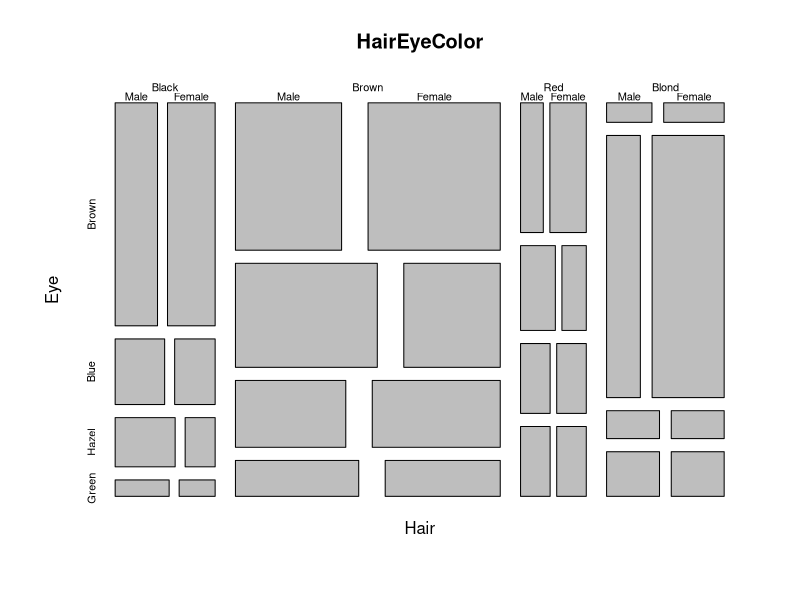
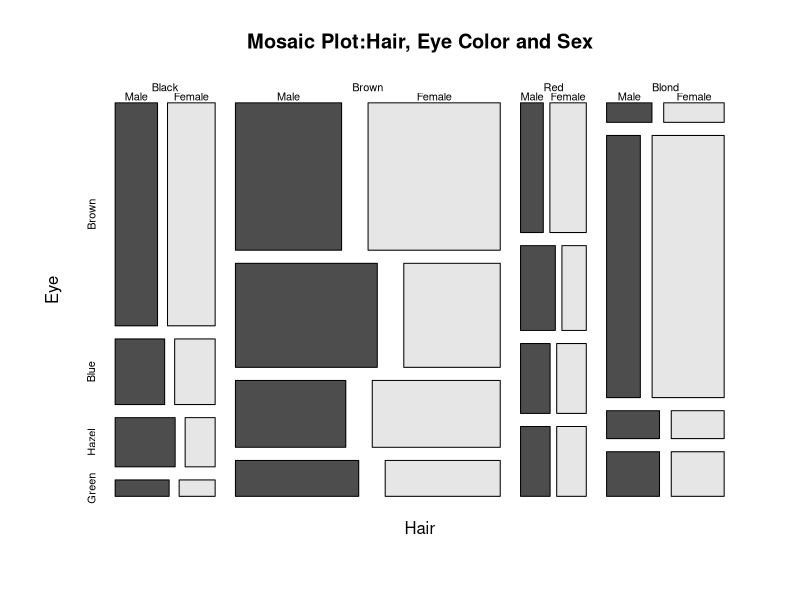
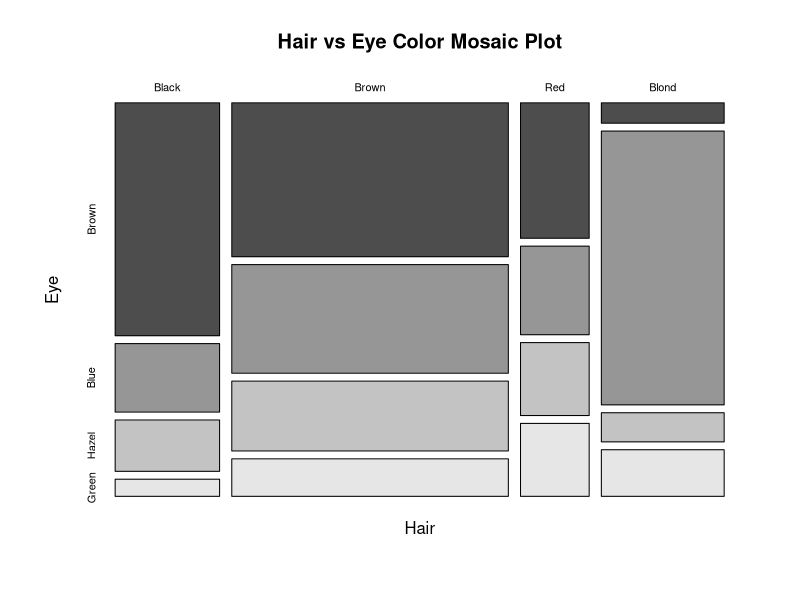
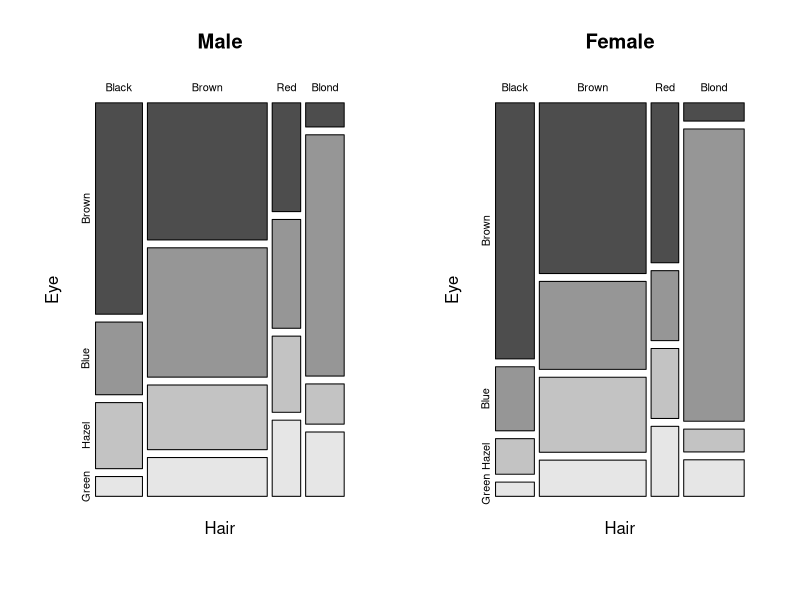
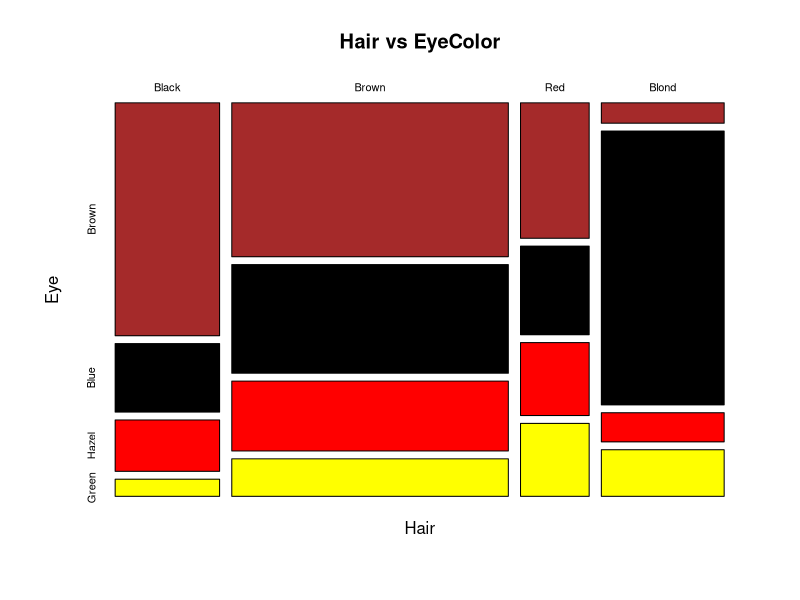
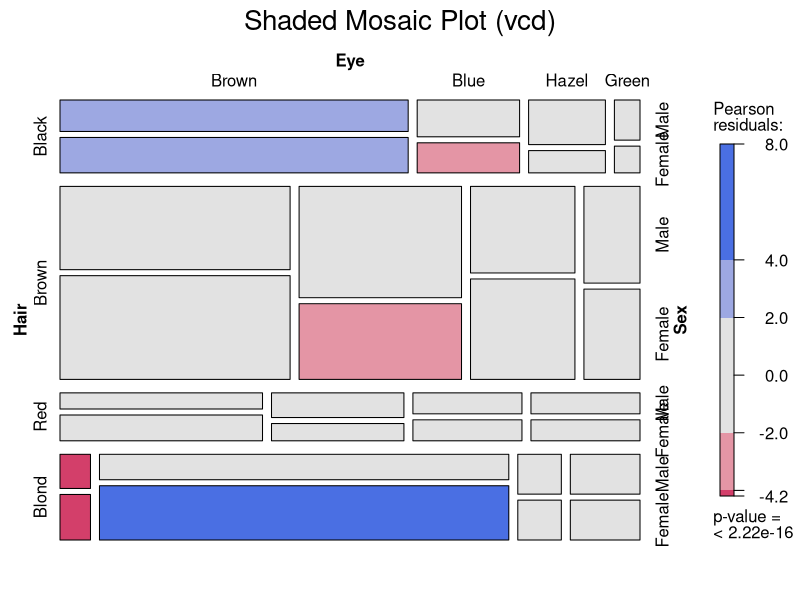

Write the R code that produced these figures, in order. (Note: this script raises an error after producing the figures.)
# Load and understand the HairEyeColor Dataset 
# Load dataset
data(HairEyeColor)

#check structure
str(HairEyeColor)
View(HairEyeColor)
?HairEyeColor

#Very Basic Mosaic Plot(Base R)
mosaicplot(HairEyeColor)

# Add Titles and Colors
mosaicplot(HairEyeColor,main = "Mosaic Plot:Hair, Eye Color and Sex",
           color = TRUE)
# Two variable Mosaic Plot 
HairEye2D <-margin.table(HairEyeColor,c(1,2))
mosaicplot(HairEye2D, main = "Hair vs Eye Color Mosaic Plot",
           color = TRUE)

# Mosaic Plots by Sex
par(mfrow = c(1,2))
mosaicplot(HairEyeColor[,,"Male"],main = "Male",color = TRUE)
mosaicplot(HairEyeColor[,,"Female"],main = "Female",color = TRUE)
par(mfrow = c(1,1))

# Custom colors 
mosaicplot(HairEye2D,col = c("brown","black","red","yellow"),
           main = "Hair vs EyeColor")

#Advanced mosaic Plot using 'vcd'
install.packages("vcd")
library(vcd)
mosaic( HairEyeColor, shade = TRUE, legend = TRUE,
        main = "Shaded Mosaic Plot (vcd)"
)

# Convert Dataset to Data Frames(For ggplot)
hair_eye_df<-as.data.frame(HairEyeColor)
head(hair_eye_df)

#ggplot Alternative (Proportional Mosaic-Style Plot)
library(ggplot2)
ggplot(hair_eye_df, aes(x=Hair, y = Freq,fill= Eye))+
  goem_bar(stat = "identity",position ="fill")+
  facet_wrap(~Sex)+
  labs(
    title = "Proportional Diatribution of Eye Color by Hair",
    y = "Proportion"
  )+
  theme_minimal()

#Adavanced Mosaic with Residual Shading
mosaic(~Hair + Eye +Sex, data= hair_eye_df,shade =TRUE,legend = TRUE)
